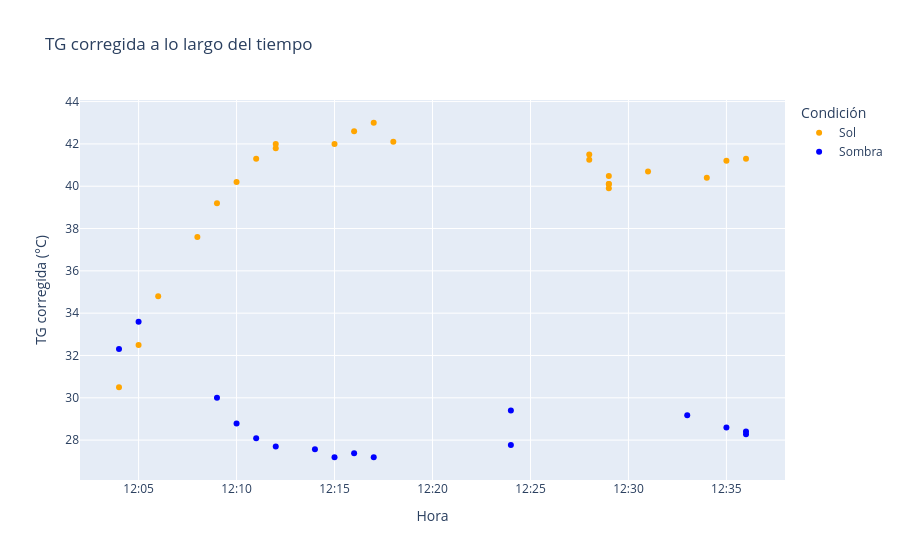

Here is the notebook cell this chart was saved with:
### Code cell
# Convertir tiempo a datetime
df["time"] = pd.to_datetime(df["time"], format="%H:%M")

fig = px.scatter(
    df,
    x="time",
    y="tg_corr",
    color="condition",
    color_discrete_map={
        "sun": "orange",
        "shadow": "blue"
    },
    labels={
        "time": "Hora",
        "tg_corr": "TG corregida (°C)",
        "condition": "Condición"
    },
    category_orders={"condition": ["sun", "shadow"]},
    hover_data=["TG", "tg_corr", "wind"],
    title="TG corregida a lo largo del tiempo"
)

# Traducir leyenda sin tocar los valores del dataframe
fig.for_each_trace(lambda t: t.update(
    name={"sun": "Sol", "shadow": "Sombra"}.get(t.name, t.name)
))
fig.update_xaxes(tickformat="%H:%M")
fig.show()

### Figure 1 — Plotly figure (JSON) as saved in the notebook; plotly's stock layout.template omitted (floating-point values rounded to 4 significant figures)
{"data": [{"customdata": [[30.5, NaN], [32.5, NaN], [34.8, NaN], [37.6, 0.0], [39.2, 0.0], [40.2, 0.0], [41.3, 0.4], [42.0, 0.0], [41.8, 0.0], [42.0, 0.0], [42.6, 0.7], [43.0, 0.0], [42.1, 0.0], [49.4, 0.0], [41.5, 0.0], [48.2, 0.0], [40.1, 0.0], [47.3, 0.2], [40.1, 0.2], [40.7, 0.0], [40.4, 0.3], [41.2, 0.0], [41.3, 0.0]], "hovertemplate": "Condición=sun<br>Hora=%{x}<br>TG corregida (°C)=%{y}<br>TG=%{customdata[0]}<br>wind=%{customdata[1]}<extra></extra>", "legendgroup": "sun", "marker": {"color": "orange", "symbol": "circle"}, "mode": "markers", "name": "Sol", "orientation": "v", "showlegend": true, "type": "scatter", "x": ["1900-01-01T12:04:00", "1900-01-01T12:05:00", "1900-01-01T12:06:00", "1900-01-01T12:08:00", "1900-01-01T12:09:00", "1900-01-01T12:10:00", "1900-01-01T12:11:00", "1900-01-01T12:12:00", "1900-01-01T12:12:00", "1900-01-01T12:15:00", "1900-01-01T12:16:00", "1900-01-01T12:17:00", "1900-01-01T12:18:00", "1900-01-01T12:28:00", "1900-01-01T12:28:00", "1900-01-01T12:29:00", "1900-01-01T12:29:00", "1900-01-01T12:29:00", "1900-01-01T12:29:00", "1900-01-01T12:31:00", "1900-01-01T12:34:00", "1900-01-01T12:35:00", "1900-01-01T12:36:00"], "xaxis": "x", "y": [30.5, 32.5, 34.8, 37.6, 39.2, 40.2, 41.3, 42.0, 41.8, 42.0, 42.6, 43.0, 42.1, 41.25, 41.5, 40.48, 40.1, 39.91, 40.1, 40.7, 40.4, 41.2, 41.3], "yaxis": "y"}, {"customdata": [[35.4, NaN], [33.6, NaN], [31.8, 0.3], [29.9, 0.5], [28.8, 0.0], [28.2, 0.0], [28.0, 0.0], [27.4, 0.0], [27.7, 0.0], [27.4, 0.0], [28.3, 0.0], [29.4, 0.0], [30.5, 0.0], [29.6, 0.0], [29.3, 0.2], [29.1, 0.0]], "hovertemplate": "Condición=shadow<br>Hora=%{x}<br>TG corregida (°C)=%{y}<br>TG=%{customdata[0]}<br>wind=%{customdata[1]}<extra></extra>", "legendgroup": "shadow", "marker": {"color": "blue", "symbol": "circle"}, "mode": "markers", "name": "Sombra", "orientation": "v", "showlegend": true, "type": "scatter", "x": ["1900-01-01T12:04:00", "1900-01-01T12:05:00", "1900-01-01T12:09:00", "1900-01-01T12:10:00", "1900-01-01T12:11:00", "1900-01-01T12:12:00", "1900-01-01T12:14:00", "1900-01-01T12:15:00", "1900-01-01T12:16:00", "1900-01-01T12:17:00", "1900-01-01T12:24:00", "1900-01-01T12:24:00", "1900-01-01T12:33:00", "1900-01-01T12:35:00", "1900-01-01T12:36:00", "1900-01-01T12:36:00"], "xaxis": "x", "y": [32.3, 33.6, 30.0, 28.79, 28.08, 27.7, 27.57, 27.19, 27.38, 27.19, 27.76, 29.4, 29.17, 28.6, 28.4, 28.28], "yaxis": "y"}], "layout": {"legend": {"title": {"text": "Condición"}, "tracegroupgap": 0}, "title": {"text": "TG corregida a lo largo del tiempo"}, "xaxis": {"anchor": "y", "domain": [0, 1], "tickformat": "%H:%M", "title": {"text": "Hora"}}, "yaxis": {"anchor": "x", "domain": [0, 1], "title": {"text": "TG corregida (°C)"}}}}
